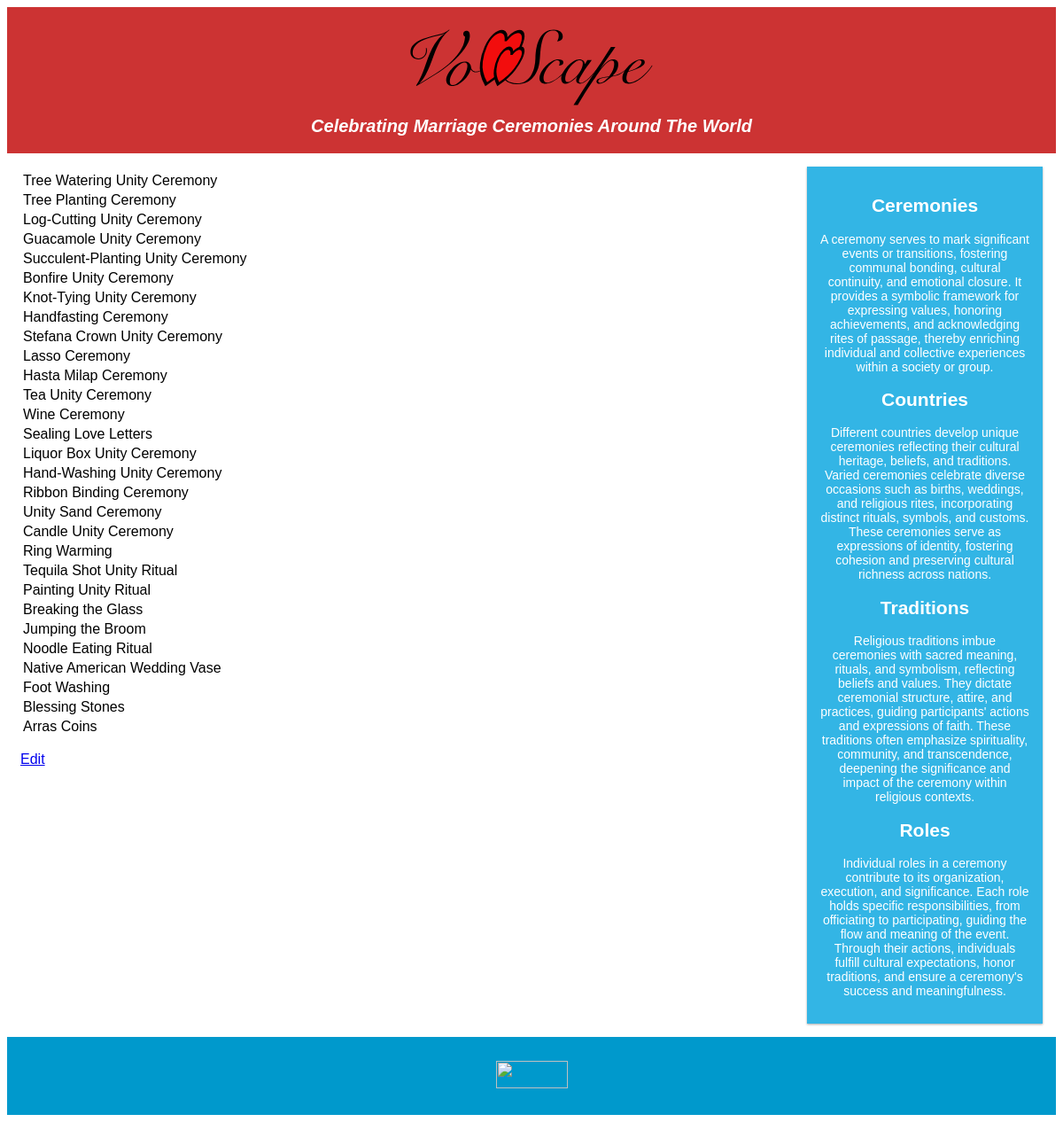
The page / on the database its author committed.
### tables this page shows
CREATE TABLE `ceremonies` (
  `id` int(11) NOT NULL,
  `name` text NOT NULL,
  `description` text NOT NULL,
  `tradition` text NOT NULL,
  `country` text NOT NULL,
  `media1` text DEFAULT NULL,
  `media2` text DEFAULT NULL,
  `notes` text DEFAULT NULL,
  `status` varchar(2) DEFAULT NULL
);

### index.php (the view, shortened to what this page needs)
<!DOCTYPE html>
<html>
<head>
  <link rel="stylesheet" href="styles.css">
</head>
<body>
<?php
$servername = DB_SERVER;
$db_username = DB_USERNAME;
$db_password = DB_PASSWORD;
$database = DB_NAME;
$conn = new mysqli($servername, $db_username, $db_password, $database);
$conn->set_charset("utf8");
?>
<div class="header">
  <h1 id="ceremony_name">
    <a href="index.php"><img src="images/vowscape-logo.svg" height="100 px" alt="VowScape"></a>
    <br><em>Celebrating Marriage Ceremonies Around The World</em>
  </h1>
</div>
<div class="row">
  <div class="col-3 col-s-3 menu">
    <ul>
        <table id="datatable" class="display">
          <thead>
            <tr>
              <th></th>
            </tr>
          </thead>
          <tbody>
                <?php
                $sql = "SELECT id,name FROM ceremonies;";
                $result = $conn->query($sql);
                if ($result->num_rows > 0) {
                  while($row = $result->fetch_assoc()) {
                    echo '<tr><td class="clickable" onclick="displayCeremony(' . $row["id"] . ')">' . $row["name"] . '</td></tr>';
                  }
                } else {
                  echo "0 results";
                } ?>
          </tbody>
        </table>
    </ul>
    <a href="crud.php">Edit</a>
  </div>
  <div id="ceremony-body" class="col-6 col-s-9">
  </div>
  <div class="col-3 col-s-12">
    <div class="aside">
      <h2>Ceremonies</h2>
      <p>A ceremony serves to mark significant events or transitions, fostering communal bonding, cultural continuity, and emotional closure. It provides a symbolic framework for expressing values, honoring achievements, and acknowledging rites of passage, thereby enriching individual and collective experiences within a society or group.</p>
      <h2>Countries</h2>
      <p>Different countries develop unique ceremonies reflecting their cultural heritage, beliefs, and traditions. Varied ceremonies celebrate diverse occasions such as births, weddings, and religious rites, incorporating distinct rituals, symbols, and customs. These ceremonies serve as expressions of identity, fostering cohesion and preserving cultural richness across nations.</p>
      <h2>Traditions</h2>
      <p>Religious traditions imbue ceremonies with sacred meaning, rituals, and symbolism, reflecting beliefs and values. They dictate ceremonial structure, attire, and practices, guiding participants' actions and expressions of faith. These traditions often emphasize spirituality, community, and transcendence, deepening the significance and impact of the ceremony within religious contexts.</p>
      <h2>Roles</h2>
      <p>Individual roles in a ceremony contribute to its organization, execution, and significance. Each role holds specific responsibilities, from officiating to participating, guiding the flow and meaning of the event. Through their actions, individuals fulfill cultural expectations, honor traditions, and ensure a ceremony's success and meaningfulness.</p>
    </div>
  </div>
</div>
<div class="footer">
  <p><a href="https://creativecommons.org/publicdomain/zero/1.0/"><img src="https://mirrors.creativecommons.org/presskit/buttons/88x31/png/cc-zero.png" width="81" height="31"></a></p>
</div>
</body>
</html>

### styles.css (style rules this page uses)
* { box-sizing: border-box; }
.row::after { content: ""; clear: both; display: table; }
[class*="col-"] { float: left; padding: 15px; }
html { font-family: "Lucida Sans", sans-serif; }
.header { background-color: #cc3333; color: #ffffff; font-size: 10px; padding: 5px; text-align: center }
.menu ul { list-style-type: none; margin: 0; padding: 0; }
.aside { background-color: #33b5e5; padding: 15px; color: #ffffff; text-align: center; font-size: 14px; box-shadow: 0 1px 3px rgba(0,0,0,0.12), 0 1px 2px rgba(0,0,0,0.24); }
.footer { background-color: #0099cc; color: #ffffff; text-align: center; font-size: 12px; padding: 15px; }
[class*="col-"] { width: 100%; }
@media only screen and (min-width: 600px) { .col-s-3 { width: 25%; } }
@media only screen and (min-width: 600px) { .col-s-9 { width: 75%; } }
@media only screen and (min-width: 600px) { .col-s-12 { width: 100%; } }
@media only screen and (min-width: 768px) { .col-3 { width: 25%; } }
@media only screen and (min-width: 768px) { .col-6 { width: 50%; } }

### index.php (style rules this page uses)
.clickable { cursor: pointer; }

### rows shown on the page
ceremonies: name "Tree Watering Unity Ceremony"
ceremonies: name "Tree Planting Ceremony"
ceremonies: name "Log-Cutting Unity Ceremony"
ceremonies: name "Guacamole Unity Ceremony"
ceremonies: name "Succulent-Planting Unity Ceremony"
ceremonies: name "Bonfire Unity Ceremony"
ceremonies: name "Knot-Tying Unity Ceremony"
ceremonies: name "Handfasting Ceremony"
ceremonies: name "Stefana Crown Unity Ceremony"
ceremonies: name "Lasso Ceremony"
ceremonies: name "Hasta Milap Ceremony"
ceremonies: name "Tea Unity Ceremony"
ceremonies: name "Wine Ceremony"
ceremonies: name "Sealing Love Letters"
ceremonies: name "Liquor Box Unity Ceremony"
ceremonies: name "Hand-Washing Unity Ceremony"
ceremonies: name "Ribbon Binding Ceremony"
ceremonies: name "Unity Sand Ceremony"
ceremonies: name "Candle Unity Ceremony"
ceremonies: name "Ring Warming"
ceremonies: name "Tequila Shot Unity Ritual"
ceremonies: name "Painting Unity Ritual"
ceremonies: name "Breaking the Glass"
ceremonies: name "Jumping the Broom"
ceremonies: name "Noodle Eating Ritual"
ceremonies: name "Native American Wedding Vase"
ceremonies: name "Foot Washing"
ceremonies: name "Blessing Stones"
ceremonies: name "Arras Coins"
